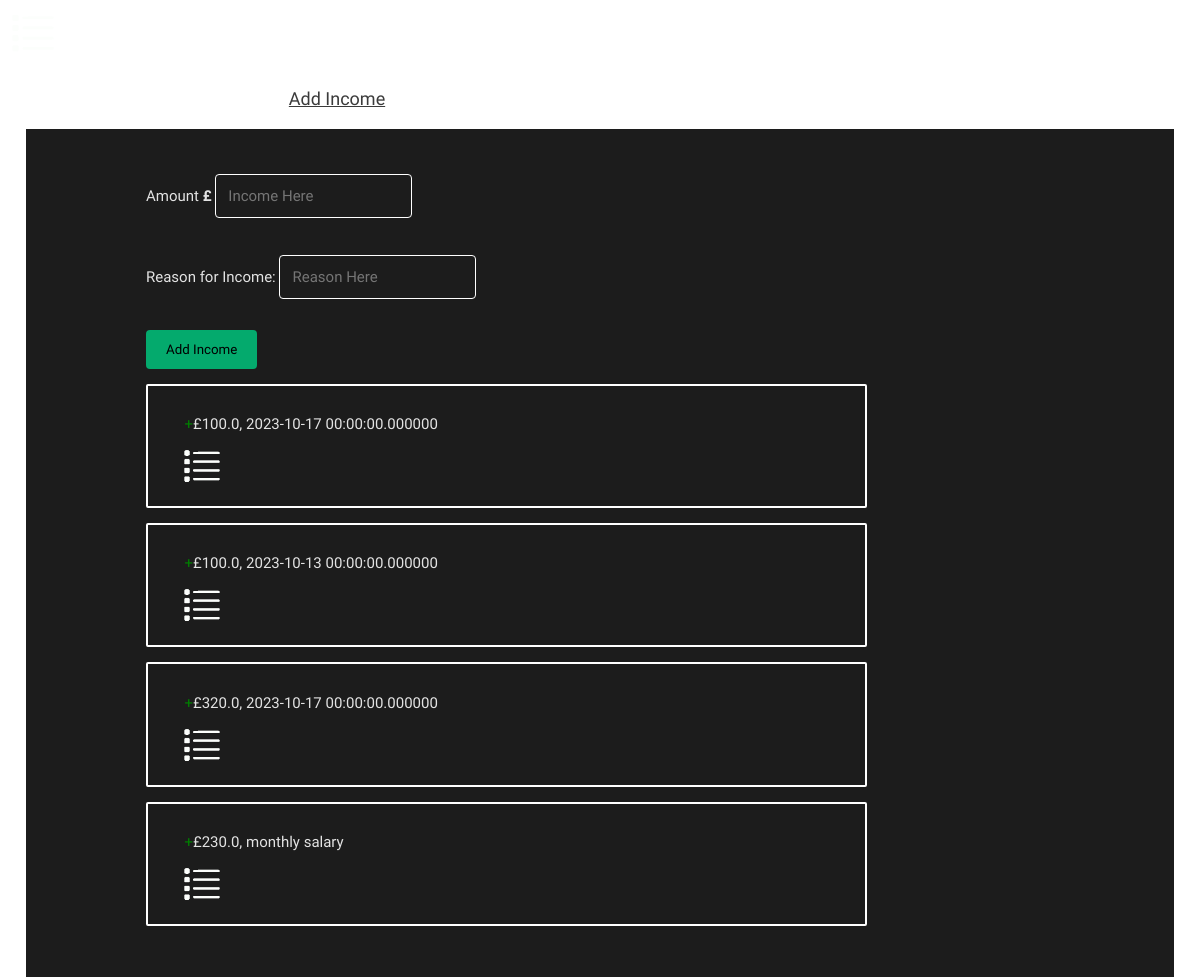
The page /savings on the database its author committed.
### app/models.py (models this page shows)
class Income(db.Model):
    id = db.Column(db.Integer, primary_key=True)
    income = db.Column(db.Float)
    incometime = db.Column(db.String(500))

### app/views.py (the view)
@app.route('/savings', methods=['GET', 'POST'])
def savings():
    form1 = IncomeForm()
    if form1.validate_on_submit():
        p = models.Income(income=form1.income.data, incometime=form1.incometime.data)
        if(p.income != None):
            db.session.add(p)
            db.session.commit()
    form2 = ExpenditureForm()
    if form2.validate_on_submit():
        q = models.Expense(expense=form2.expense.data, expensetime=form2.expensetime.data)
        if(q.expense != None):
            db.session.add(q)
            db.session.commit()
    incomes = models.Income.query.all()
    expenses = models.Expense.query.all()
    return render_template('add.html', form1=form1, form2=form2, incomes=incomes, expenses=expenses)

### app/forms.py
class IncomeForm(FlaskForm):
    income = FloatField('income', validators=[DataRequired(message='')])
    incometime = StringField('incomedate', validators=[DataRequired(message='')])

class ExpenditureForm(FlaskForm):
    expense = FloatField('expense', validators=[DataRequired(message='')])
    expensetime = StringField('expensedate', validators=[DataRequired(message='')])

### app/templates/add.html (shortened to what this page needs)
<!DOCTYPE html>
<html>
<head>
    <link rel="stylesheet" type="text/css" href="{{ url_for('static', filename = '../static/pagestyle.css') }}">
    <link rel="stylesheet" type="text/css" href="{{ url_for('static', filename = '../static/about.css') }}">
    <link rel="stylesheet" type="text/css" href="{{ url_for('static', filename = '../static/form.css') }}">
</head>
<body>
    <div class="wrong-container">
        <div class="index-container">
            <a class = "index-text">Add Income/Expense</a>
        </div>
        <div class="sidebar-icon-container">
            <a class="icon-sidebar" onmouseenter="toggleSidebar()">
            <img src="../static/sidebar.gif" class="icon-image">
            </a>
        </div>
    </div>
    <div class="tab-container">
        <div class="tab">
          <button class="tab-button active" onclick="openTab(event, 'tab1')">Add Income</button>
        </div>
        <div class="tab">
          <button class="tab-button" onclick="openTab(event, 'tab2')">Add Expense</button>
        </div>
      </div>
        <div id="tab1" class="tab-content">
          <form action="" method="post" name="income">
            <p>
              <label>Amount  <b>£</b></label>
              {{ form1.income(type = "number", step="0.01", placeholder="Income Here") }}<br>
            </p>
            <p>
              <label>Reason for Income:</label>
              {{ form1.incometime(type = "string", placeholder="Reason Here") }}<br>
            </p>
            <p><input type="submit" value="Add Income"></p>
            {% for item in incomes %}
              <div class="incomecontainer"><p><font color = green>+</font>£{{item.income}}, {{item.incometime}}
              <div class="edit-button">
              <img src="../static/sidebar.gif" class="edit-button">
              </div>
              </div></p>
            {% endfor %}
          </form>
        </div>
</body>
</html>

### app/static/pagestyle.css (style rules this page uses)
body { background-image: url('dylan.png'); background-size: cover; background-position: center top; background-repeat: repeat; height: 100vh; margin: 0; }
.index-container { display: flex; align-items: flex; justify-content: center; margin: 25px; position: absolute; width: 100%; overflow: hidden; }
.index-text { display: inline-block; background: transparent; border: none; color: #ffffff; font-family: 'Lexend Zetta', sans-serif; font-size: 2.5vw; font-weight: bold; text-decoration: none; }
.wrong-container { display: flex; flex-direction: column; align-items: flex-end; justify-content: flex-start; }
.icon-image { width: 3.5vw; height: 3.5vw; }
.icon-sidebar { background: transparent; border: none; color: #333333; font-family: 'Lexend Zetta', sans-serif; font-size: 3%; font-weight: bold; text-decoration: none; cursor: pointer; }
.sidebar-icon-container { margin-left: 1%; margin-top: 1%; margin-right: auto; z-index: 2; }
.edit-button { width: 3vw; height: 3vw; display: flexbox; }

### app/static/about.css (style rules this page uses)
.tab-container { display: flex; justify-content: space-between; padding-left: 4%; padding-right: 4%; margin-left: 2%; margin-right: 2%; margin-top: 1%; background-image: url(sidebar2.png ); border: 2px solid #ffffff; border-radius: 2px; }
.tab { flex: 1; text-align: center; }
.tab-button { background-color: transparent; font-family: 'Lexend Zetta', sans-serif; font-size: 1.5vw; color: #ffffff; border: none; outline: none; padding: 1% 2%; margin: 2%; transition: color 0.3s ease; cursor: pointer; }
.tab-content { display: none; margin-left: 2%; margin-right: 2%; padding-right: 25%; padding-left: 10%; padding-bottom: 3%; padding-top: 2%; color: #e3e3e3; background-color: #1c1c1c; font-family: 'Lexend Zetta', sans-serif; font-size: 1.25vw; border: 2px solid #ffffff; border-radius: 2px; }
.tab-button.active { color: #3b3b3b; text-decoration: underline; }
a { color:#e3e3e3 }
.incomecontainer { margin-right: 1%; padding-right: 5%; padding-left: 5%; padding-bottom: 3%; padding-top: 2%; color: #e3e3e3; font-family: 'Lexend Zetta', sans-serif; font-size: 1.25vw; border: 2px solid #ffffff; border-radius: 2px; }

### app/static/form.css (style rules this page uses)
input[type=number], select, textarea { width: 27%; padding: 12px; border: 1px solid rgb(255, 255, 255); background-color: #1c1c1c; border-radius: 4px; box-sizing: border-box; margin-top: 6px; margin-bottom: 16px; resize: vertical; font-size: 1.25vw; font-family: 'Lexend Zetta', sans-serif; color: #ffffff; -moz-appearance: textfield; }
input[type=string], select, textarea { width: 27%; padding: 12px; border: 1px solid rgb(255, 255, 255); background-color: #1c1c1c; border-radius: 4px; box-sizing: border-box; margin-top: 6px; margin-bottom: 16px; resize: vertical; font-size: 1.25vw; font-family: 'Lexend Zetta', sans-serif; color: #ffffff; -moz-appearance: textfield; }
input[type=submit] { background-color: #04AA6D; padding: 12px 20px; border: none; border-radius: 4px; cursor: pointer; font-family: 'Lexend Zetta', sans-serif; }

### rows shown on the page
Income: income "100.0", incometime "2023-10-17 00:00:00.000000"
Income: income "100.0", incometime "2023-10-13 00:00:00.000000"
Income: income "320.0", incometime "2023-10-17 00:00:00.000000"
Income: income "230.0", incometime "monthly salary"
